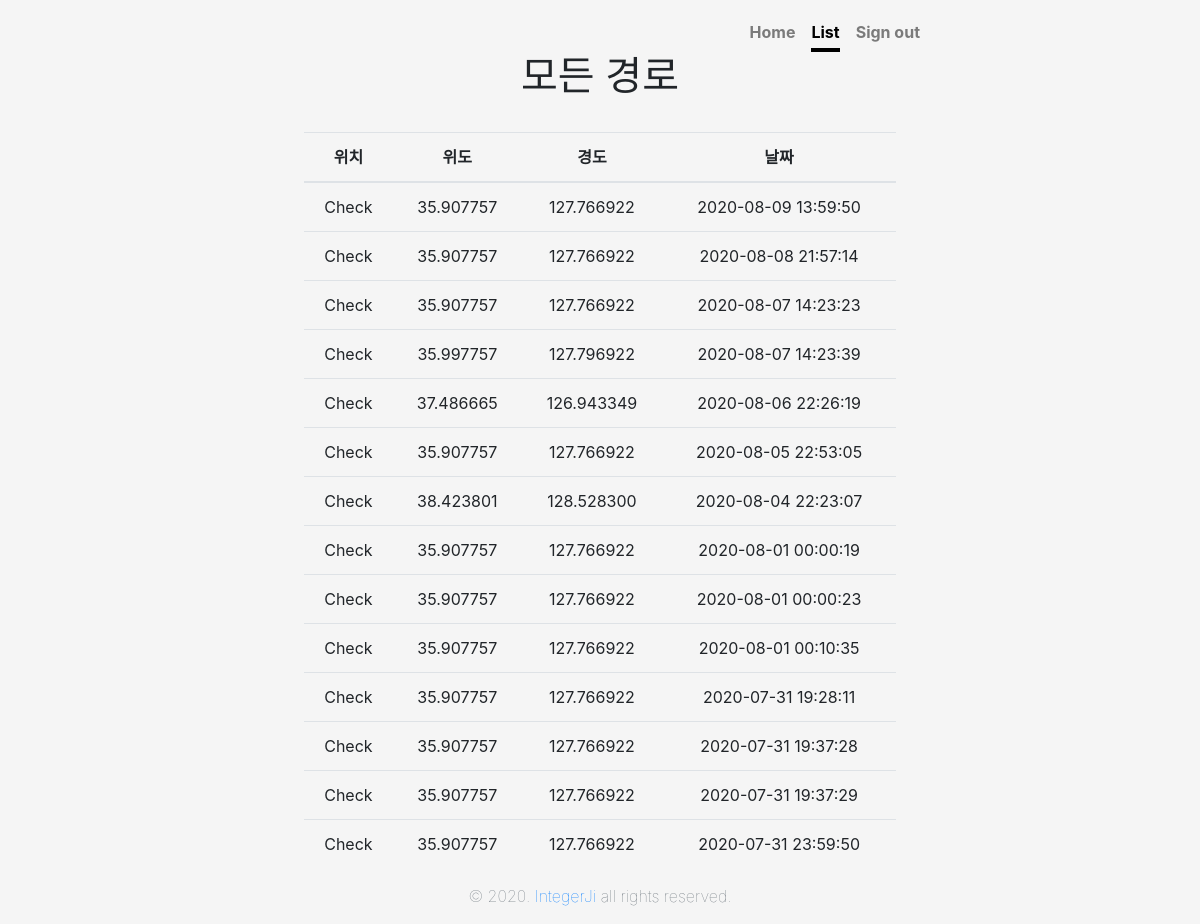
The app's page /app/list/ (signed in), older data.
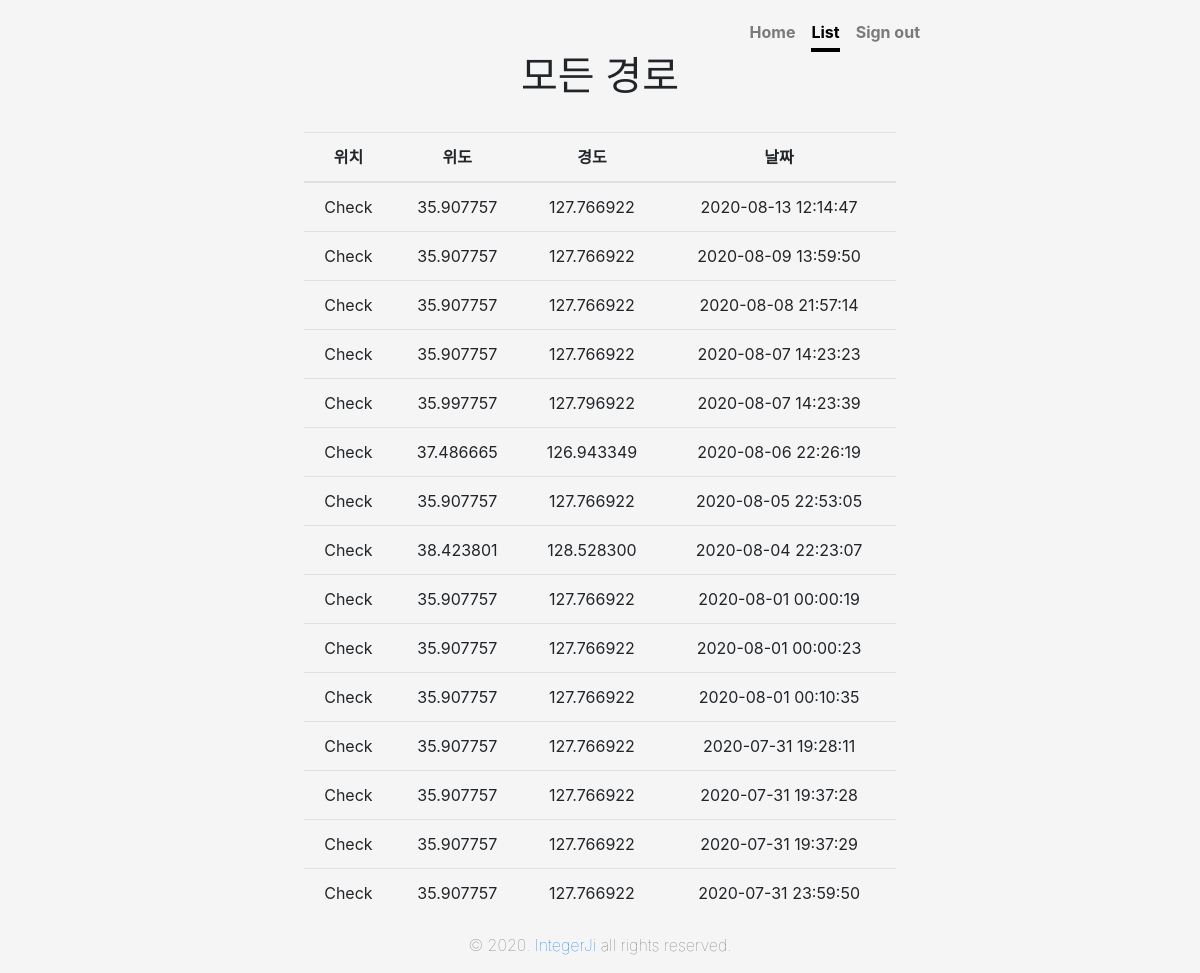
The same page, newer data.
### app/models.py (models this page shows)
class Report(models.Model):
    objects = models.Manager()
    input_user = models.ForeignKey(User, on_delete = models.CASCADE)
    input_report = models.CharField(max_length=200, null = True, default='비어있음')
    input_date = models.CharField(max_length=20, default=0, null=True, blank=True)
    input_time = models.CharField(max_length=20, default=0, null=True, blank=True)
    input_lat = models.DecimalField(max_digits=9, decimal_places=6, null = True)
    input_lon = models.DecimalField(max_digits=9, decimal_places=6, null = True)

### app/views.py (the view)
# urls.py: path('list/', views.list, name='list'),
def list(request):
    report = Report.objects.filter(input_user=request.user).order_by('-input_date')
    return render(request, 'list.html', {'report':report })

### app/templates/list.html (shortened to what this page needs)
{% extends 'mainBase.html' %}
{% load static %}
{% block maincontent %}
<body class="text-center">
  <div class="cover-container d-flex w-100 h-100 p-3 mx-auto flex-column">
    <header class="masthead mb-auto">
      <div class="inner">
        <nav class="nav nav-masthead justify-content-center">
          <a class="nav-link" href="{% url 'index' %}">Home</a>
          <a class="nav-link active" href="{% url 'list' %}">List</a>
          <a class="nav-link" href="{% url 'signout' %}">Sign out</a>
        </nav>
      </div>
    </header>
    <main role="main" class="inner cover">
      <h1 class="cover-heading">모든 경로</h1>
      <br>
      <table class="table">
        <thead>
          <tr>
            <th scope="col">위치</th>
            <th scope="col">위도</th>
            <th scope="col">경도</th>
            <th scope="col">날짜</th>
          </tr>
        </thead>
        <tbody>
          {% for report in report.all %}
          <tr>
            <td>{{ report.input_report }}</td>
            <td>{{ report.input_lat }}</td>
            <td>{{ report.input_lon }}</td>
            <td>{{ report.input_date }} {{ report.input_time }}</td>
          </tr>
          {% endfor %}
        </tbody>
      </table>
    </main>
    <footer class="mastfoot mt-auto">
      <div class="inner">
        <p class="text-muted font-weight-lighter">&copy; 2020. <a
            href="https://www.instagram.com/integer_ji/">IntegerJi</a> all rights reserved.</p>
      </div>
    </footer>
  </div>
</body>
{% endblock %}

### project/templates/mainBase.html (shortened to what this page needs)
{% extends 'base.html' %}
{% load static %}
{% block content %}
<link href="{% static 'css/cover.css' %}" rel="stylesheet">
</head>
{% block maincontent %}
{% endblock %}
{% endblock %}

### project/templates/base.html (shortened to what this page needs)
{% load static %}
<!doctype html>
<html lang="en">
<head>
    <link rel="stylesheet" href="https://stackpath.bootstrapcdn.com/bootstrap/4.5.2/css/bootstrap.min.css">
    <link href="{% static 'css/bootstrap.css' %}" rel="stylesheet">
{% block content %}
{% endblock %}

### app/static/css/cover.css (style rules this page uses)
html, body { height: 100%; background-color: #f5f5f5; }
body { display: -ms-flexbox; display: flex; }
.cover-container { max-width: 42em; }
.masthead { margin-bottom: 2rem; }
.nav-masthead .nav-link { padding: .25rem 0; font-weight: 700; color: rgba(0, 0, 0, .5); background-color: transparent; border-bottom: .25rem solid transparent; }
.nav-masthead .nav-link + .nav-link { margin-left: 1rem; }
.nav-masthead .active { color: #000; border-bottom-color: #000; }
@media (min-width: 48em) { .nav-masthead { float: right; } }
.cover { padding: 0 1.5rem; }

Row changes from the older to the newer data that the page shows:
added Report: input_report "Check", input_lat "35.907757", input_lon "127.766922", input_date "2020-08-13", input_time "12:14:47"
